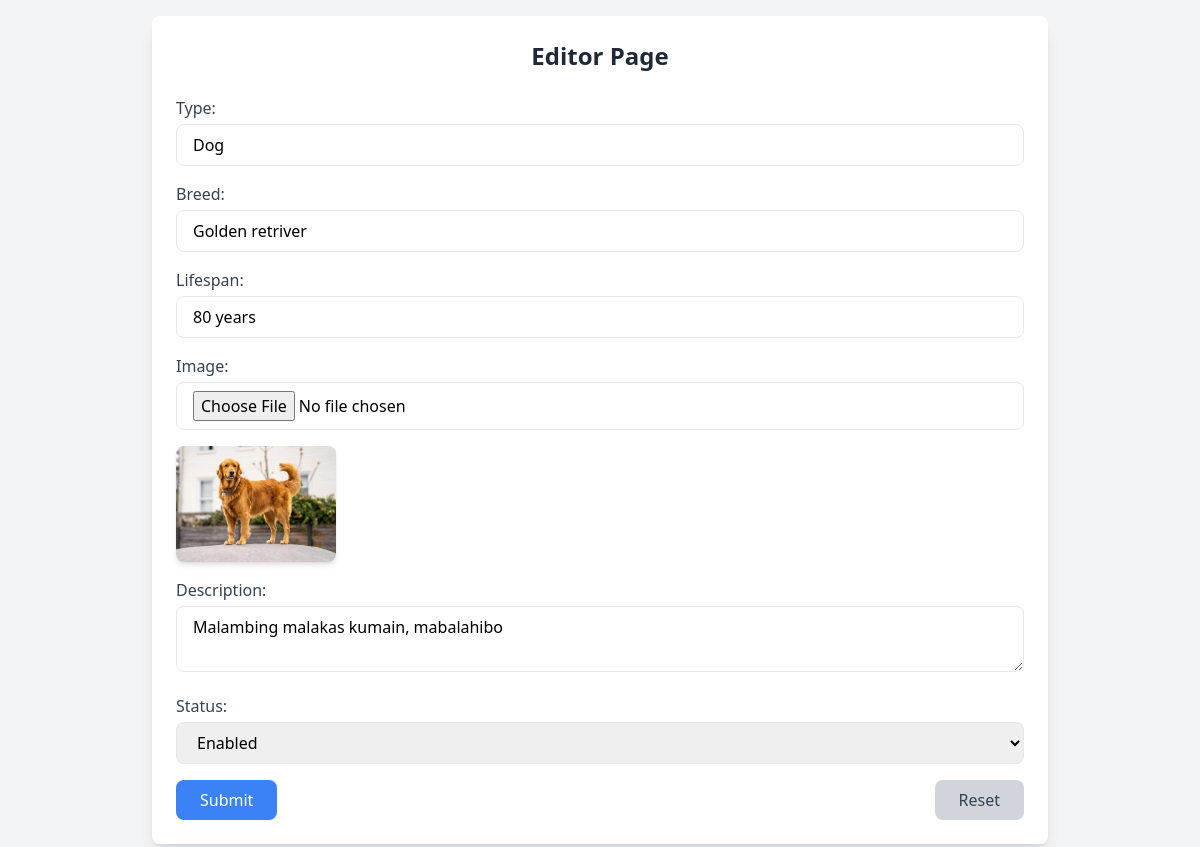
Screenshot of /admin/editPet.php?id=7 (signed in) with the database file from the repository.
### tables this page shows
CREATE TABLE `images` (
  `id` int(11) NOT NULL,
  `file_path` varchar(255) NOT NULL,
  `type` varchar(100) NOT NULL,
  `breed` varchar(100) NOT NULL,
  `lifespan` varchar(100) NOT NULL,
  `description` text NOT NULL,
  `status` varchar(10) DEFAULT 'enabled'
);

### admin/editPet.php (the view, shortened to what this page needs)
<?php
require_once '../constant/config.php';
$fetch = null;
if (isset($_GET['id'])) {
    $id = intval($_GET['id']);
    $stmt = $conn->prepare("SELECT * FROM images WHERE id = :id");
    $stmt->execute(['id' => $id]);
    $fetch = $stmt->fetch(PDO::FETCH_ASSOC);
}
?>
<!DOCTYPE html>
<html lang="en">
<head>
    <script src="https://cdn.tailwindcss.com"></script>
</head>
<body class="bg-gray-100 min-h-screen flex items-center justify-center p-4">
    <div class="bg-white p-6 rounded-lg shadow-lg max-w-4xl w-full">
        <h1 class="text-2xl font-bold text-gray-800 mb-6 text-center">Editor Page</h1>
        <form action="" method="post" enctype="multipart/form-data" class="space-y-4" onsubmit="return confirm('Are you sure you want to edit this information?');">
            <div>
                <label for="type" class="block text-gray-700 font-medium mb-1">Type:</label>
                <input type="text" id="type" name="type"
                       value="<?php echo htmlspecialchars($fetch['type'] ?? '', ENT_QUOTES); ?>"
                       class="w-full px-4 py-2 border rounded-lg focus:ring focus:ring-blue-300"
                       required>
            </div>
            <div>
                <label for="breed" class="block text-gray-700 font-medium mb-1">Breed:</label>
                <input type="text" id="breed" name="breed"
                       value="<?php echo htmlspecialchars($fetch['breed'] ?? '', ENT_QUOTES); ?>"
                       class="w-full px-4 py-2 border rounded-lg focus:ring focus:ring-blue-300"
                       required>
            </div>
            <div>
                <label for="lifespan" class="block text-gray-700 font-medium mb-1">Lifespan:</label>
                <input type="text" id="lifespan" name="lifespan"
                       value="<?php echo htmlspecialchars($fetch['lifespan'] ?? '', ENT_QUOTES); ?>"
                       class="w-full px-4 py-2 border rounded-lg focus:ring focus:ring-blue-300"
                       required>
            </div>
            <div>
                <label for="image" class="block text-gray-700 font-medium mb-1">Image:</label>
                <input type="file" id="image" name="image"
                       class="w-full px-4 py-2 border rounded-lg">
                <?php if ($fetch && !empty($fetch['file_path'])): ?>
                    <div class="mt-4">
                        <img src="<?php echo htmlspecialchars($fetch['file_path'], ENT_QUOTES); ?>"
                             alt="Current Image"
                             class="w-40 h-auto rounded-lg shadow-md">
                    </div>
                <?php endif; ?>
            </div>
            <div>
                <label for="description" class="block text-gray-700 font-medium mb-1">Description:</label>
                <textarea id="description" name="description"
                          class="w-full px-4 py-2 border rounded-lg focus:ring focus:ring-blue-300"><?php echo htmlspecialchars($fetch['description'] ?? '', ENT_QUOTES); ?></textarea>
            </div>
            <div>
                <label for="status" class="block text-gray-700 font-medium mb-1">Status:</label>
                <select name="status" id="status"
                        class="w-full px-4 py-2 border rounded-lg focus:ring focus:ring-blue-300">
                    <option value="enabled" <?php echo ($fetch['status'] ?? '') === 'enabled' ? 'selected' : ''; ?>>Enabled</option>
                </select>
            </div>
            <div class="flex justify-between">
                <button type="submit" name="submit"
                        class="bg-blue-500 text-white px-6 py-2 rounded-lg hover:bg-blue-600 focus:ring focus:ring-blue-300">
                    Submit
                </button>
                <button type="reset"
                        class="bg-gray-300 text-gray-700 px-6 py-2 rounded-lg hover:bg-gray-400 focus:ring focus:ring-gray-300">
                    Reset
                </button>
            </div>
        </form>
    </div>
</body>
</html>

### rows the page displays
images: type "Dog", breed "Golden retriver", lifespan "80 years", file_path (picture), description "Malambing malakas kumain, mabalahibo", status "Enabled"
